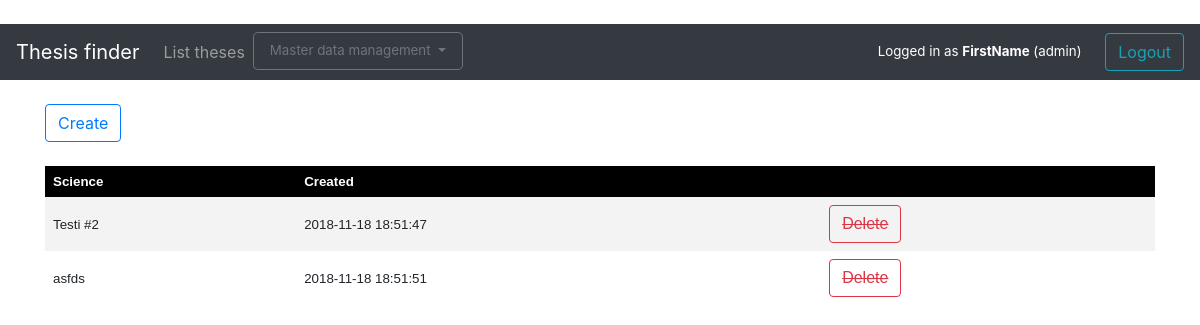
/sciences (signed in), run on an earlier commit of the app's database.
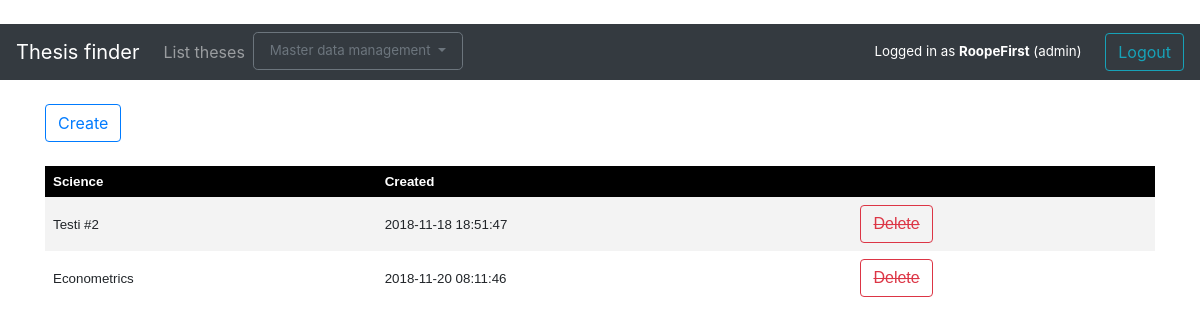
And on a later commit of the database.
### application/auth/models.py (models this page shows, shortened)
class User(Base):
    __tablename__ = "account"
    userID = db.Column(db.String(100), primary_key=True, nullable=False)
    firstName = db.Column(db.String(144), nullable=False)
    lastName = db.Column(db.String(144), nullable=False)
    password = db.Column(db.String(144), nullable=False)
    admin = db.Column(db.Integer)
    department = db.Column(db.Integer, db.ForeignKey('department.departmentID'),
                           nullable=True)
    theses = db.relationship("Thesis", backref='account', lazy=True)

### application/science/models.py (models this page shows, shortened)
class Science(Base):
    __tablename__ = "science"
    scienceID = db.Column(db.Integer, primary_key=True)
    name = db.Column(db.String(144), nullable=False)
    science2thesis = db.relationship("Thesis", secondary = science2thesis,
                               backref=db.backref('sciences', lazy = 'dynamic'))

### application/science/views.py (the view)
@app.route("/sciences", methods=["GET"])
def scis_index():
    return render_template("science/list.html", scis = Science.query.all())

### application/__init__.py (called while the page is built)
@login_manager.user_loader
def load_user(user_id):
    return User.query.get(user_id)

### application/templates/science/list.html
{% extends "layout.html" %}
{% block body %}
    {% if (current_user.admin) %}
<a class="btn btn-outline-primary" href=" {{ url_for('sci_form') }} " role="button">Create</a><br /><br />
<table>
    <tr>
        <th>Science</th>
        <th>Created</th>
        <th></th>
    </tr>
      {% if scis|length < 1 %}
      <tr>
          <td colspan="4">There are no sciences in the system - please create one</td>
      </tr>
    {% else %}
    {% for sci in scis %}
    <tr>
        <td>{{ sci.name }}</td>
        <td>{{ sci.createdOn }}</td>
        <td>
            {% if sci.science2thesis|length > 0 %}
            <a tabindex="0" class="btn btn-outline-danger" role="button" data-toggle="popover" data-trigger="focus" data-content="Science is associated with {{sci.science2thesis|length}} theses and cannot be deleted">
                <s>Delete</s>
            </a>
            {% else %}
            <form method="POST" action="{{ url_for('sci_delete', sci_id=sci.scienceID) }}">
                <input class="btn btn-outline-danger" type="submit" value="Delete">
            </form>
            {% endif %}
        </td>
    </tr>
    {% endfor %}
    {% endif %}
      {% endif %}
</table>
{% endblock %}

### application/templates/layout.html (shortened to what this page needs)
﻿<!DOCTYPE html>
  <html>
  <head>
      <link rel="stylesheet" href="https://maxcdn.bootstrapcdn.com/bootstrap/4.0.0/css/bootstrap.min.css">
      <link rel="stylesheet" href="{{url_for('static', filename='chosen/chosen.css')}}">
  </head>
    <body>
        <nav class="navbar navbar-expand-md navbar-dark bg-dark mb-4">
            <a class="navbar-brand" href="/">Thesis finder</a>
            <div class="collapse navbar-collapse" id="navbarCollapse">
                <ul class="navbar-nav mr-auto">
                    <li class="nav-item">
                        <a class="nav-link" href="{{ url_for('theses_index') }} ">List theses</a>
                    </li>
                   {% if current_user.admin %}
                    <li class="nav-item">
                        <div class="dropdown">
                            <button class="btn btn-outline-secondary btn-lg dropdown-toggle" type="button" id="dropdownMenuButton" data-toggle="dropdown" aria-haspopup="true" aria-expanded="false">
                                Master data management
                            </button>
                        </div>
                    </li>
                        {% endif %}
</ul>
                <div class="login">
                    {% if current_user.is_authenticated %}
                    Logged in as <b>{{ current_user.firstName }}</b>
                        {% if current_user.admin %}
                            (admin)
                        {% else %}
                            (supervisor)<span style="display:inline-block; width: 20px;"></span>
                        {% endif %}
                           <a class="btn btn-outline-info" href="{{ url_for('auth_logout') }}" role="button">Logout</a>
                    {% else %}
                            <a class="btn btn-outline-info" href="{{ url_for('auth_login') }}" role="button">Login</a>
                    {% endif %}
                </div>
            </div>
        </nav>
        <main role="main" class="container">
            {% block body %}{% endblock %}
        </main>
    </body>
  </html>

What changed in the data, as far as the page shows it:
removed Science: name "asfds", createdOn "2018-11-18 18:51:51"
changed User: firstName "FirstName" → "RoopeFirst"
added Science: name "Econometrics", createdOn "2018-11-20 08:11:46"
